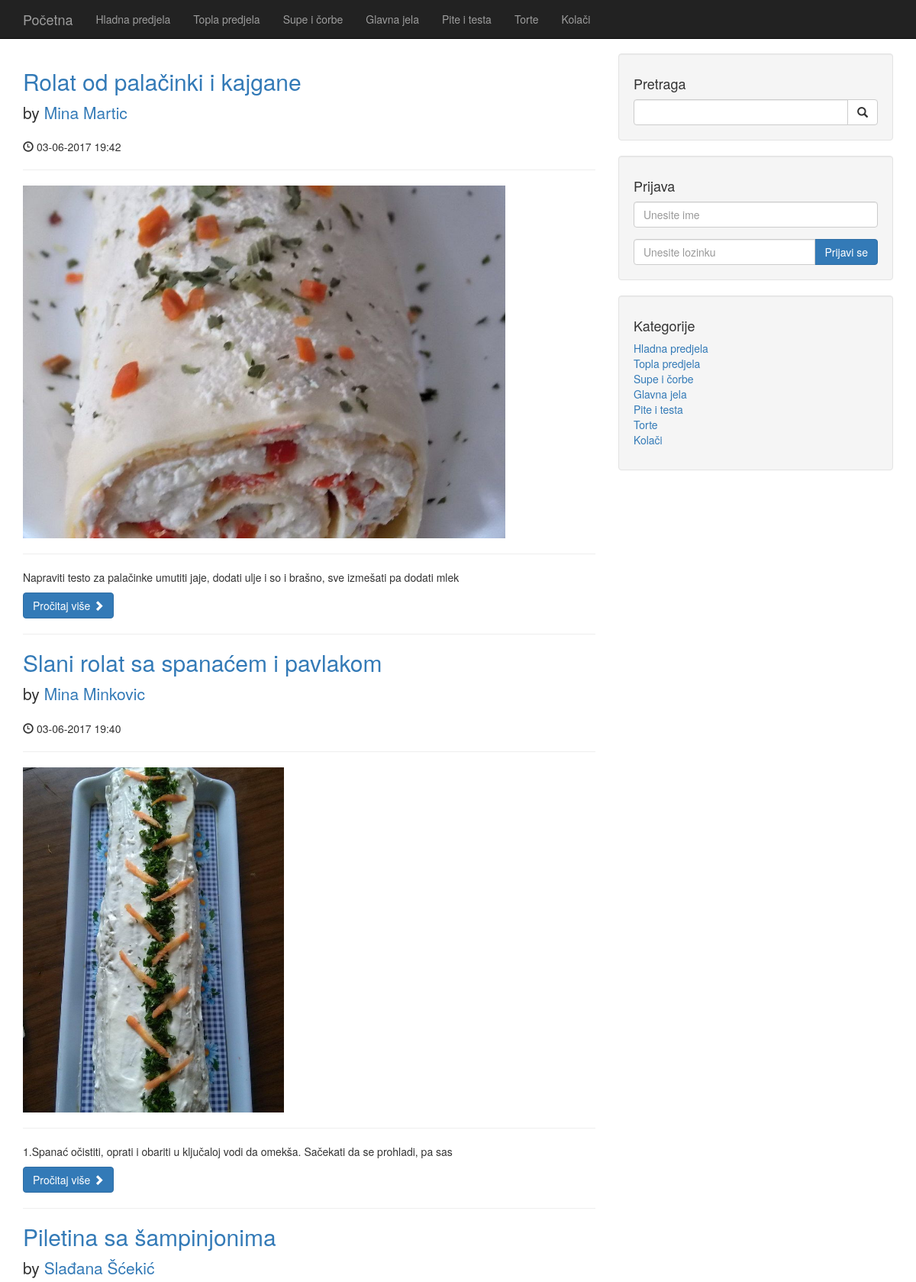
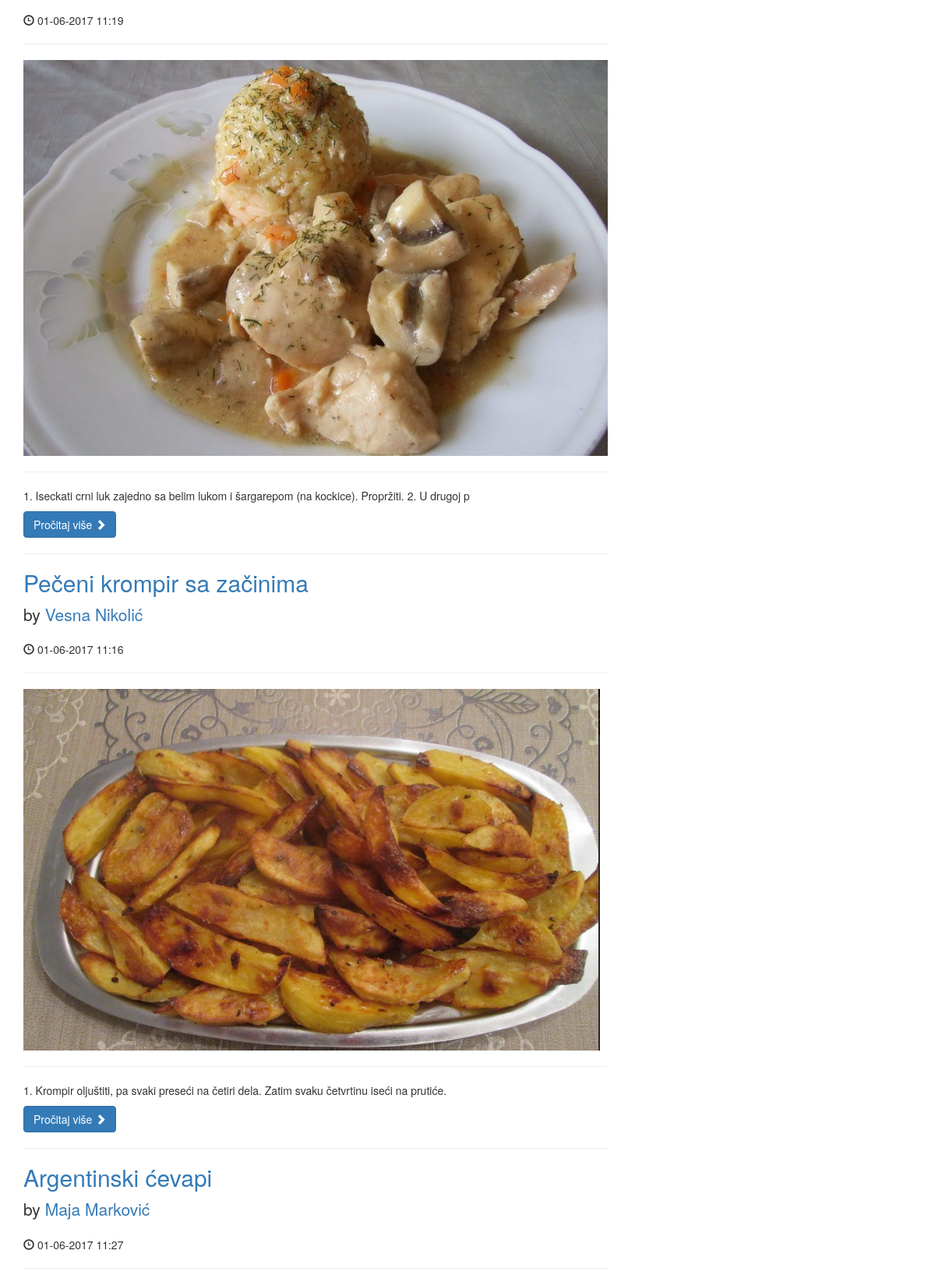
The page / (upper part) on the database its author committed (2 pictures, top to bottom).
### tables this page shows
CREATE TABLE `categories` (
  `cat_id` int(255) NOT NULL,
  `cat_title` varchar(255) NOT NULL
);

CREATE TABLE `posts` (
  `post_id` int(3) NOT NULL,
  `post_title` varchar(255) NOT NULL,
  `post_cat_id` int(255) NOT NULL,
  `post_author` varchar(255) NOT NULL,
  `post_date` timestamp NULL DEFAULT CURRENT_TIMESTAMP,
  `post_image` text NOT NULL,
  `post_content` text NOT NULL,
  `post_tags` varchar(255) NOT NULL,
  `post_comment_count` int(11) NOT NULL DEFAULT '0',
  `post_status` varchar(255) NOT NULL DEFAULT 'draft'
);

### index.php (the view, shortened to what this page needs)
 <?php
 include"includes/header.php";
 include "includes/db.php";
 ?>
 <?php include "includes/navigation.php";?>
 <div class="container">
     <div class="row">
       <div class="col-md-8">
         <?php
         $query="SELECT * from posts";
         $result=$mysqli->query($query);
         while($row=$result->fetch_assoc()){
         $post_id=$row['post_id'];
         $post_title=$row['post_title'];
         $post_author=$row['post_author'];
         $post_date=date("d-m-Y H:i", strtotime($row['post_date']));
         $post_image=$row['post_image'];
         $post_content=substr($row['post_content'], 0,100);
     ?>
     <h2>
          <a href="post.php?p_id=<?php echo $post_id;?> "> <?php echo "$post_title" ?> </a>
     </h2>
     <p class="lead">
         by <a href="index.php"> <?php echo "$post_author" ?> </a>
     </p>
     <p><span class="glyphicon glyphicon-time"></span> <?php echo "$post_date" ?> </p>
     <hr>
     <img class="img-responsive" src=images/<?php echo "$post_image" ?> alt="">
     <hr>
     <p> <?php echo "$post_content" ?> </p>
     <a class="btn btn-primary" href="post.php?p_id=<?php echo $post_id; ?>"> Pročitaj više <span class="glyphicon glyphicon-chevron-right"></span></a>
     <hr>
<?php } ?>
 </div>
         <?php include "includes/sidebar.php"; ?>
         <?php include "includes/footer.php"; ?>

### includes/navigation.php (shortened to what this page needs)
<nav class="navbar navbar-inverse navbar-fixed-top" role="navigation">
        <div class="container">
            <div class="navbar-header">
                <a class="navbar-brand" href="index.php">Početna  </a>
            </div>
            <div class="collapse navbar-collapse" id="bs-example-navbar-collapse-1">
                <ul class="nav navbar-nav">
        <?php
            $query="SELECT * FROM categories";
            $result=$mysqli->query($query);
            while ($row=$result->fetch_assoc()) {
                $cat_id=$row['cat_id'];
                $cat_title=$row['cat_title'];
                echo "<li> <a href='categories.php?category={$cat_id}'> {$cat_title}  </a> </li>";
          }
        ?>
                </ul>
            </div>
        </div>
    </nav>

### includes/sidebar.php (shortened to what this page needs)
<div class="col-md-4">
    <div class="well">
        <h4>Pretraga</h4>
        <form action="search.php" method="post">
            <div class="input-group">
                <input name="search" id= "search" type="text" class="form-control">
             <span class="input-group-btn">
                    <button name="submit" class="btn btn-default" type="submit">
                        <span class="glyphicon glyphicon-search"></span>
                    </button>
                </span>
            </div>
        </form>
    </div>
    <div class="well">
        <h4>Prijava</h4>
        <form action="includes/login.php" method="post">
            <div class="form-group">
                <input name="username" type="text" class="form-control" placeholder="Unesite ime">
            </div>
            <div class="input-group">
                <input name="password" type="password" class="form-control" placeholder="Unesite lozinku">
               <span class="input-group-btn">
                   <button class="btn btn-primary" name="login" type="submit">Prijavi se</button>
               </span>
            </div>
        </form>
    </div>
    <div class="well">
        <h4>Kategorije</h4>
        <div class="row">
            <div class="col-lg-12">
                <ul class="list-unstyled">
                    <?php
                    $query="SELECT * from categories LIMIT 10";
                    $result=$mysqli->query($query);
                    while ($row=$result->fetch_assoc()) {
                        $cat_id=$row['cat_id'];
                        $cat_title=$row['cat_title'];
                        ?>
                        <li><a href="categories.php?category=<?php echo $cat_id; ?>"><?php echo "$cat_title"; ?> </a>
                        </li>
                        <?php } ?>
                    </ul>
                </div>
            </div>
        </div>
    </div>
</div>

### css/blog-home.css (style rules this page uses)
body { padding-top: 70px; }

### rows shown on the page
categories: cat_title "Hladna predjela"
categories: cat_title "Topla predjela"
categories: cat_title "Supe i čorbe"
categories: cat_title "Glavna jela"
categories: cat_title "Pite i testa"
categories: cat_title "Torte"
categories: cat_title "Kolači"
posts: post_title "Rolat od palačinki i kajgane", post_author "Mina Martic", post_date "03-06-2017 19:42", post_image (picture), post_content "Napraviti testo za palačinke umutiti jaje, dodati ulje i so i brašno, sve izmešati pa dodati mlek"
posts: post_title "Slani rolat sa spanaćem i pavlakom", post_author "Mina Minkovic", post_date "03-06-2017 19:40", post_image (picture), post_content "1.Spanać očistiti, oprati i obariti u ključaloj vodi da omekša. Sačekati da se prohladi, pa sas"
posts: post_title "Piletina sa šampinjonima", post_author "Slađana Šćekić", post_date "01-06-2017 11:19", post_image (picture), post_content "1. Iseckati crni luk zajedno sa belim lukom i šargarepom (na kockice). Propržiti. 2. U drugoj p"
posts: post_title "Pečeni krompir sa začinima", post_author "Vesna Nikolić", post_date "01-06-2017 11:16", post_image (picture), post_content "1. Krompir oljuštiti, pa svaki preseći na četiri dela. Zatim svaku četvrtinu iseći na prutiće."
posts: post_title "Argentinski ćevapi", post_author "Maja Marković", post_date "01-06-2017 11:27"
